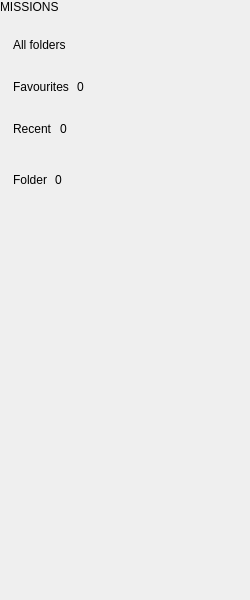
          <widget class="QWidget" name="railBody">
           <property name="geometry">
            <rect>
             <x>0</x>
             <y>0</y>
             <width>250</width>
             <height>600</height>
            </rect>
           </property>
           <layout class="QVBoxLayout" name="railBodyLayout">
            <property name="spacing">
             <number>0</number>
            </property>
            <property name="leftMargin">
             <number>0</number>
            </property>
            <property name="topMargin">
             <number>0</number>
            </property>
            <property name="rightMargin">
             <number>0</number>
            </property>
            <property name="bottomMargin">
             <number>0</number>
            </property>
            <item>
             <widget class="QLabel" name="railHeading">
              <property name="text">
               <string>MISSIONS</string>
              </property>
              <property name="role" stdset="0">
               <string>heading</string>
              </property>
              <property name="letterSpacing" stdset="0">
               <double>2.6</double>
              </property>
             </widget>
            </item>
            <item>
             <spacer name="gap_18">
              <property name="orientation">
               <enum>Qt::Orientation::Vertical</enum>
              </property>
              <property name="sizeType">
               <enum>QSizePolicy::Policy::Fixed</enum>
              </property>
              <property name="sizeHint" stdset="0">
               <size>
                <width>1</width>
                <height>14</height>
               </size>
              </property>
             </spacer>
            </item>
            <item alignment="Qt::AlignmentFlag::AlignLeft">
             <widget class="QFrame" name="chipAll">
              <property name="minimumSize">
               <size>
                <width>0</width>
                <height>34</height>
               </size>
              </property>
              <property name="maximumSize">
               <size>
                <width>16777215</width>
                <height>34</height>
               </size>
              </property>
              <property name="role" stdset="0">
               <string>filter</string>
              </property>
              <property name="action" stdset="0">
               <string>Logic.open('')</string>
              </property>
              <property name="bind_current" stdset="0">
               <string>scnView === 'FOLDER' &amp;&amp; folder === '' &amp;&amp; query === ''</string>
              </property>
              <layout class="QHBoxLayout" name="chipAllLayout">
               <property name="spacing">
                <number>8</number>
               </property>
               <property name="leftMargin">
                <number>13</number>
               </property>
               <property name="topMargin">
                <number>0</number>
               </property>
               <property name="rightMargin">
                <number>13</number>
               </property>
               <property name="bottomMargin">
                <number>0</number>
               </property>
               <item>
                <widget class="QLabel" name="chipAllLabel">
                 <property name="text">
                  <string>All folders</string>
                 </property>
                 <property name="role" stdset="0">
                  <string>filterLabel</string>
                 </property>
                 <property name="elide" stdset="0">
                  <bool>true</bool>
                 </property>
                </widget>
               </item>
              </layout>
             </widget>
            </item>
            <item>
             <spacer name="gap_19">
              <property name="orientation">
               <enum>Qt::Orientation::Vertical</enum>
              </property>
              <property name="sizeType">
               <enum>QSizePolicy::Policy::Fixed</enum>
              </property>
              <property name="sizeHint" stdset="0">
               <size>
                <width>1</width>
                <height>8</height>
               </size>
              </property>
             </spacer>
            </item>
            <item alignment="Qt::AlignmentFlag::AlignLeft">
             <widget class="QFrame" name="chipFav">
              <property name="minimumSize">
               <size>
                <width>0</width>
                <height>34</height>
               </size>
              </property>
              <property name="maximumSize">
               <size>
                <width>16777215</width>
                <height>34</height>
               </size>
              </property>
              <property name="role" stdset="0">
               <string>filter</string>
              </property>
              <property name="action" stdset="0">
               <string>Logic.showList('FAV')</string>
              </property>
              <property name="bind_current" stdset="0">
               <string>scnView === 'FAV' &amp;&amp; query === ''</string>
              </property>
              <layout class="QHBoxLayout" name="chipFavLayout">
               <property name="spacing">
                <number>8</number>
               </property>
               <property name="leftMargin">
                <number>13</number>
               </property>
               <property name="topMargin">
                <number>0</number>
               </property>
               <property name="rightMargin">
                <number>13</number>
               </property>
               <property name="bottomMargin">
                <number>0</number>
               </property>
               <item>
                <widget class="QLabel" name="chipFavLabel">
                 <property name="text">
                  <string>Favourites</string>
                 </property>
                 <property name="role" stdset="0">
                  <string>filterLabel</string>
                 </property>
                 <property name="elide" stdset="0">
                  <bool>true</bool>
                 </property>
                </widget>
               </item>
               <item>
                <widget class="QLabel" name="chipFavCount">
                 <property name="text">
                  <string>0</string>
                 </property>
                 <property name="role" stdset="0">
                  <string>filterCount</string>
                 </property>
                 <property name="bind" stdset="0">
                  <string>'' + favs.length</string>
                 </property>
                </widget>
               </item>
              </layout>
             </widget>
            </item>
            <item>
             <spacer name="gap_20">
              <property name="orientation">
               <enum>Qt::Orientation::Vertical</enum>
              </property>
              <property name="sizeType">
               <enum>QSizePolicy::Policy::Fixed</enum>
              </property>
              <property name="sizeHint" stdset="0">
               <size>
                <width>1</width>
                <height>8</height>
               </size>
              </property>
             </spacer>
            </item>
            <item alignment="Qt::AlignmentFlag::AlignLeft">
             <widget class="QFrame" name="chipRecent">
              <property name="minimumSize">
               <size>
                <width>0</width>
                <height>34</height>
               </size>
              </property>
              <property name="maximumSize">
               <size>
                <width>16777215</width>
                <height>34</height>
               </size>
              </property>
              <property name="role" stdset="0">
               <string>filter</string>
              </property>
              <property name="action" stdset="0">
               <string>Logic.showList('RECENT')</string>
              </property>
              <property name="bind_current" stdset="0">
               <string>scnView === 'RECENT' &amp;&amp; query === ''</string>
              </property>
              <layout class="QHBoxLayout" name="chipRecentLayout">
               <property name="spacing">
                <number>8</number>
               </property>
               <property name="leftMargin">
                <number>13</number>
               </property>
               <property name="topMargin">
                <number>0</number>
               </property>
               <property name="rightMargin">
                <number>13</number>
               </property>
               <property name="bottomMargin">
                <number>0</number>
               </property>
               <item>
                <widget class="QLabel" name="chipRecentLabel">
                 <property name="text">
                  <string>Recent</string>
                 </property>
                 <property name="role" stdset="0">
                  <string>filterLabel</string>
                 </property>
                 <property name="elide" stdset="0">
                  <bool>true</bool>
                 </property>
                </widget>
               </item>
               <item>
                <widget class="QLabel" name="chipRecentCount">
                 <property name="text">
                  <string>0</string>
                 </property>
                 <property name="role" stdset="0">
                  <string>filterCount</string>
                 </property>
                 <property name="bind" stdset="0">
                  <string>'' + recent.length</string>
                 </property>
                </widget>
               </item>
              </layout>
             </widget>
            </item>
            <item>
             <spacer name="gap_21">
              <property name="orientation">
               <enum>Qt::Orientation::Vertical</enum>
              </property>
              <property name="sizeType">
               <enum>QSizePolicy::Policy::Fixed</enum>
              </property>
              <property name="sizeHint" stdset="0">
               <size>
                <width>1</width>
                <height>8</height>
               </size>
              </property>
             </spacer>
            </item>
            <item>
             <widget class="QFrame" name="railRule">
              <property name="minimumSize">
               <size>
                <width>230</width>
                <height>1</height>
               </size>
              </property>
              <property name="maximumSize">
               <size>
                <width>230</width>
                <height>1</height>
               </size>
              </property>
              <property name="role" stdset="0">
               <string>rule</string>
              </property>
             </widget>
            </item>
            <item>
             <spacer name="gap_22">
              <property name="orientation">
               <enum>Qt::Orientation::Vertical</enum>
              </property>
              <property name="sizeType">
               <enum>QSizePolicy::Policy::Fixed</enum>
              </property>
              <property name="sizeHint" stdset="0">
               <size>
                <width>1</width>
                <height>8</height>
               </size>
              </property>
             </spacer>
            </item>
            <item>
             <widget class="QWidget" name="railFolders" native="true">
              <property name="list" stdset="0">
               <string>topFolders</string>
              </property>
              <layout class="QVBoxLayout" name="railFoldersLayout">
               <property name="spacing">
                <number>8</number>
               </property>
               <property name="leftMargin">
                <number>0</number>
               </property>
               <property name="topMargin">
                <number>0</number>
               </property>
               <property name="rightMargin">
                <number>0</number>
               </property>
               <property name="bottomMargin">
                <number>0</number>
               </property>
               <item alignment="Qt::AlignmentFlag::AlignLeft">
                <widget class="QFrame" name="folderChip">
                 <property name="minimumSize">
                  <size>
                   <width>0</width>
                   <height>34</height>
                  </size>
                 </property>
                 <property name="maximumSize">
                  <size>
                   <width>250</width>
                   <height>34</height>
                  </size>
                 </property>
                 <property name="role" stdset="0">
                  <string>filter</string>
                 </property>
                 <property name="action" stdset="0">
                  <string>Logic.open(item.path)</string>
                 </property>
                 <property name="bind_current" stdset="0">
                  <string>scnView === 'FOLDER' &amp;&amp; query === '' &amp;&amp; (folder === item.path || folder.indexOf(item.path + '/') === 0)</string>
                 </property>
                 <property name="template" stdset="0">
                  <bool>true</bool>
                 </property>
                 <layout class="QHBoxLayout" name="folderChipLayout">
                  <property name="spacing">
                   <number>8</number>
                  </property>
                  <property name="leftMargin">
                   <number>13</number>
                  </property>
                  <property name="topMargin">
                   <number>0</number>
                  </property>
                  <property name="rightMargin">
                   <number>13</number>
                  </property>
                  <property name="bottomMargin">
                   <number>0</number>
                  </property>
                  <item>
                   <widget class="QLabel" name="folderChipLabel">
                    <property name="text">
                     <string>Folder</string>
                    </property>
                    <property name="role" stdset="0">
                     <string>filterLabel</string>
                    </property>
                    <property name="bind" stdset="0">
                     <string>item.name</string>
                    </property>
                    <property name="elide" stdset="0">
                     <bool>true</bool>
                    </property>
                   </widget>
                  </item>
                  <item>
                   <widget class="QLabel" name="folderChipCount">
                    <property name="text">
                     <string>0</string>
                    </property>
                    <property name="role" stdset="0">
                     <string>filterCount</string>
                    </property>
                    <property name="bind" stdset="0">
                     <string>'' + Logic.countIn(item.path)</string>
                    </property>
                   </widget>
                  </item>
                 </layout>
                </widget>
               </item>
              </layout>
             </widget>
            </item>
            <item>
             <spacer name="vSpacer_11">
              <property name="orientation">
               <enum>Qt::Orientation::Vertical</enum>
              </property>
              <property name="sizeHint" stdset="0">
               <size>
                <width>20</width>
                <height>0</height>
               </size>
              </property>
             </spacer>
            </item>
           </layout>
          </widget>
